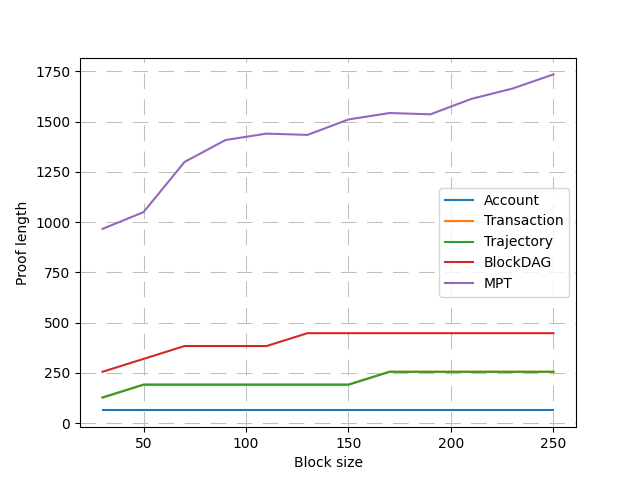

Reproduce this figure in Python.
import logging
import csv
import matplotlib.pyplot as plt

import simulation
from blocks import BlockChain
from dataloader import PocemonLoader
from log import LogHandler
from merklePatriciaTree.patricia_tree import MerklePatriciaTree
from run import _initdata
from utils import Configuration, Collections

def experiment4():
    """
    比较MPT树和Verkle树，Merkle KD-Tree和两个Verkle AR*-tree树的证明长度
    """
    context = Configuration(max_children_num=8, max_entries_num=8, account_length=8, account_count=200,
                            select_nodes_func='', merge_nodes_func='', split_node_func='')
    query_param = dict(count=200, sizes=[2, 2, 2], posrandom=100, lengthcenter=0.05, lengthscale=0.1)
    blocksizes = [30, 50, 70, 90, 110, 130, 150, 170, 190, 210, 230, 250]
    account_lengths,tran_lengths,traj_lengths,block_dag_lengths,mpt_lengths = [],[],[],[],[]

    proof_length_unit ,proof_sample_count= 64,10
    # 读取数据
    transactions = _initdata(context, {})

    for i,blocksize in enumerate(blocksizes):
        # 创建区块链
        logging.info('创建BlockChain...')
        chain = BlockChain(context, blocksize, transactions=transactions)
        # 计算叶节点的证明长度
        account_length,tran_length,traj_length = chain.proof_length(count=proof_sample_count,unit=proof_length_unit)
        print(str(account_length)+","+str(tran_length)+","+str(traj_length))

        logging.info('创建BlockDAG...')
        settings = dict(repeat_times=1, tr=60, D=3, bs=blocksize, alpha=10)
        block_dag = simulation.GeneratorDAGchain.generate(**settings)
        block_dag_length = block_dag.merkle_kd_trees[1].proof_length(proof_length_unit)
        print(block_dag_length)


        logging.info('创建MPT...')
        dataLoader = PocemonLoader()
        account_names, _ = dataLoader.create_account_name(blocksize, context.account_length)
        mpt = MerklePatriciaTree(xh=i+1,from_scratch=True)

        for name in account_names:
            mpt.insert(name)
        mpt_length = mpt.proof_length(count=proof_sample_count,unit=proof_length_unit)
        print(mpt_length)
        #import shutil
        #shutil.rmtree('./db')

        account_lengths.append(account_length)
        tran_lengths.append(tran_length)
        traj_lengths.append(tran_length)
        block_dag_lengths.append(block_dag_length)
        mpt_lengths.append(mpt_length)

    logging.info('实验四结果：')
    logging.info(blocksizes)
    logging.info(account_lengths)
    logging.info(tran_lengths)
    logging.info(traj_lengths)
    logging.info(block_dag_lengths)
    logging.info(mpt_lengths)

    log_path = 'experiment4.csv'
    file = open(log_path, 'w', encoding='utf-8', newline='')
    csv_writer = csv.writer(file)
    csv_writer.writerow(blocksizes)
    csv_writer.writerow(account_lengths)
    csv_writer.writerow(tran_lengths)
    csv_writer.writerow(traj_lengths)
    csv_writer.writerow(block_dag_lengths)
    csv_writer.writerow(mpt_lengths)
    file.close()

    plt.figure(7)
    plt.plot(blocksizes, account_lengths,label="Account")
    plt.plot(blocksizes, tran_lengths,label="Transaction")
    plt.plot(blocksizes, traj_lengths,label="Trajectory")
    plt.plot(blocksizes, block_dag_lengths,label='BlockDAG')
    plt.plot(blocksizes, mpt_lengths,label='MPT')
    plt.grid(which='major', axis='x', linewidth=0.75, linestyle='-', color='0.75', dashes=(15, 10))
    plt.grid(which='major', axis='y', linewidth=0.75, linestyle='-', color='0.75', dashes=(15, 10))
    plt.xlabel('Block size')
    plt.ylabel('Proof length')
    plt.legend(loc='best')
    plt.savefig('experiment4_proof.png')

if __name__ == '__main__':
    experiment4()